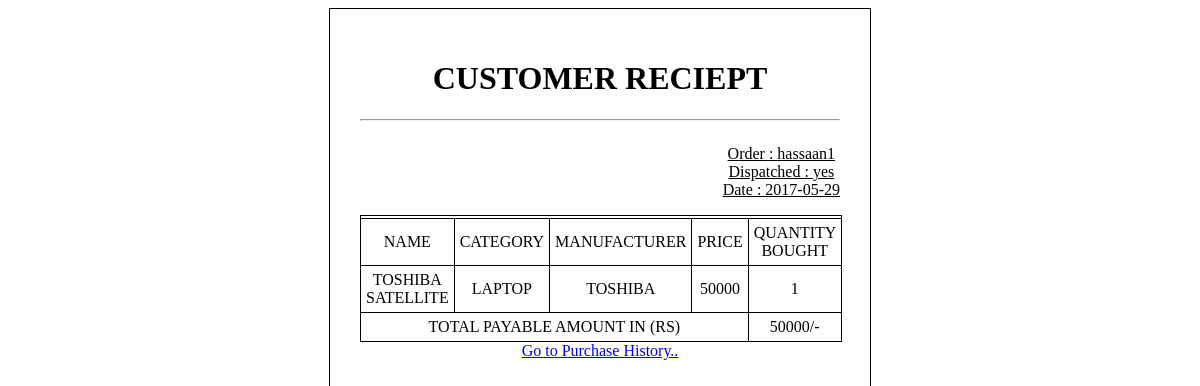
Screenshot of /order_details.php?order_id=11 (signed in) with the database file from the repository.
### tables this page shows
CREATE TABLE `product_order` (
  `o_id` int(11) NOT NULL,
  `o_name` varchar(30) DEFAULT NULL,
  `o_status` varchar(3) NOT NULL DEFAULT 'NO',
  `o_date` date DEFAULT NULL,
  `c_id` varchar(30) NOT NULL
);

CREATE TABLE `products` (
  `p_id` int(11) NOT NULL,
  `p_name` varchar(30) NOT NULL,
  `p_category` varchar(30) NOT NULL,
  `p_manufacturer` varchar(30) NOT NULL,
  `p_qoh` varchar(30) NOT NULL,
  `p_price` varchar(30) NOT NULL,
  `image_path` varchar(200) DEFAULT NULL,
  `featured` varchar(1) DEFAULT NULL
);

CREATE TABLE `customer_order` (
  `o_id` int(11) DEFAULT NULL,
  `p_id` int(11) DEFAULT NULL,
  `p_sold` int(11) DEFAULT NULL
);

### order_details.php (the view, shortened to what this page needs)
<!DOCTYPE html>
<html>
    <head lang = "en">
        <link href = "assets/styles/reciept.css" type = "text/css" rel = "stylesheet">
    </head>
    <body>
<?php
    include "assets/scripts/php/db.php";
    $order_details = "SELECT o_name 'Order', o_status 'Dispatched', o_date 'Date' FROM product_order WHERE o_id = '{$_GET['order_id']}'";
    $order_result = $db->query($order_details);
    $order_data = $order_result->fetch_assoc();
    $product_details = "SELECT p_id, p_sold FROM customer_order WHERE o_id = '{$_GET['order_id']}'";
    $product_result = $db->query($product_details);
    $product_data = $product_result->fetch_assoc();
    $product = "SELECT p_name Name, p_category Category, p_manufacturer Manufacturer, p_price Price FROM products where p_id = '{$product_data['p_id']}'";
    $product_result = $db->query($product);
    $product = $product_result->fetch_assoc();
    echo "<h1>CUSTOMER RECIEPT</h1><hr>";
    echo "<ul>";
    foreach ($order_data as $key => $value)
    {
        echo "<li>{$key} : {$value} </li>";
    }
     echo "</ul>";
    echo "<table><th>";
    echo "<tr>";
    foreach ($product as $key => $value)
    {
        echo "<td>$key</td>";
    }
    echo "<td>Quantity Bought</td>";
    echo "</tr>";
    echo "</th>";
    echo "<tbody>";
    echo "<tr>";
    foreach ($product as $key => $value)
    {
        echo "<td>$value</td>";
    }
    echo "<td>{$product_data['p_sold']}</td>";
    echo "</tr>";
    $total_cost = $product_data['p_sold'] * $product['Price'];
    echo "<tr><td colspan = 4>Total Payable Amount in (RS)</td> <td>{$total_cost}/-</td></tr>";
    echo "<table>";
 ?>
 <a href = "purchase_history.php">Go to Purchase History..</a>
    </body>
 </html>

### assets/styles/reciept.css (style rules this page uses)
body { width: 40%; margin-left:auto; margin-right:auto; padding: 30px; text-align: center; border: 1px solid black; }
ul { float:right; list-style: none; text-decoration: underline; }
table { border: 1px solid black; border-collapse:collapse; }
table tr { text-transform: uppercase; text-align: center; border: 1px solid black !important; }
table td { padding: 5px; border: 1px solid black !important; }

### rows the page displays
product_order: o_name "hassaan1", o_status "yes", o_date "2017-05-29"
products: p_name "TOSHIBA SATELLITE", p_category "LAPTOP", p_manufacturer "TOSHIBA", p_price "50000"
customer_order: p_sold "1", p_sold.p_price "50000"

### other values shown
$key "Order"
$key "Dispatched"
$key "Date"
$key "NAME"
$key "CATEGORY"
$key "MANUFACTURER"
$key "PRICE"
